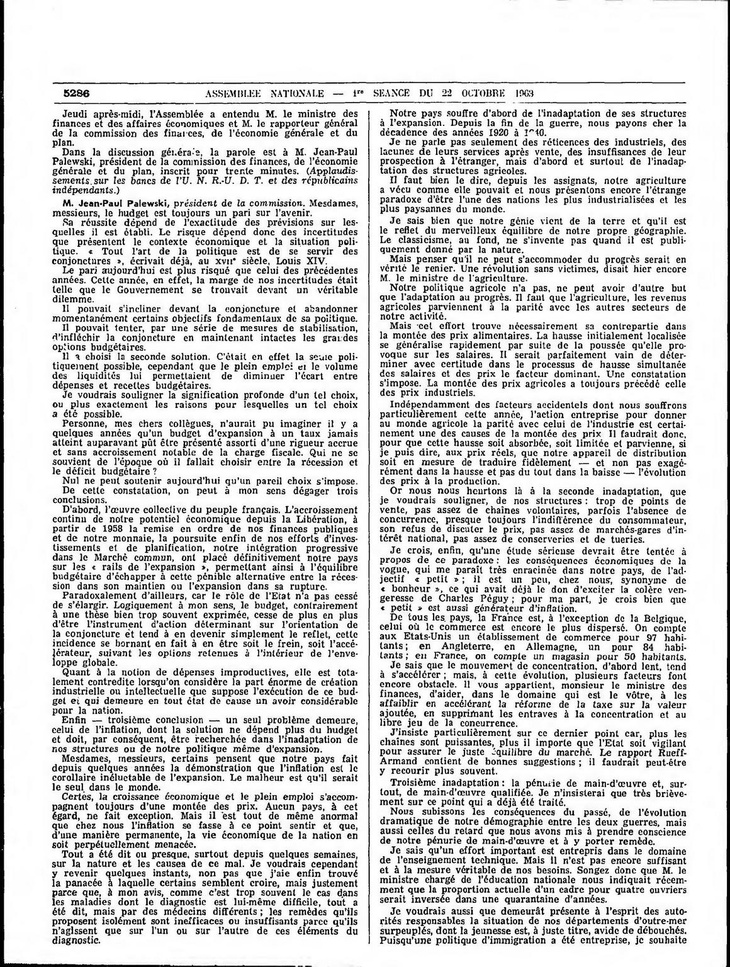
#> input picture 72312379 - Multicolum Page Splitting/pmALU.jpg, 730 x 967 px, shrunk from 1160 x 1536 before the run, found by its file name
$ python main.py
#> lines starting #> are read from the running program, lines starting #| are printed output that depends on the picture; after the words box and inside, x2 and y2 are one past the last pixel; in counts of white or black regions, pixels touching at a corner belong together
# File        :   main.py (Page splitting by columns)
# Version     :   1.0.0
# Description :   Script that splits a scanned page into its columns
#                 Answer for: https://stackoverflow.com/q/72309686/12728244
# Date:       :   May 19, 2022
# Author      :   Ricardo Acevedo-Avila (racevedoaa@gmail.com)
# License     :   Creative Commons CC0

import numpy as np
import cv2


# Reads image via OpenCV:
def readImage(imagePath):
    # Loads image:
    inputImage = cv2.imread(imagePath)
    # Checks if image was successfully loaded:
    if inputImage is None:
        print("readImage>> Error: Could not load Input image.")
    return inputImage


# Defines a re-sizable image window:
def showImage(imageName, inputImage):
    cv2.namedWindow(imageName, cv2.WINDOW_NORMAL)
    cv2.imshow(imageName, inputImage)
    cv2.waitKey(0)


# Writes an PGN image:
def writeImage(imagePath, inputImage):
    imagePath = imagePath + ".png"
    cv2.imwrite(imagePath, inputImage, [cv2.IMWRITE_PNG_COMPRESSION, 0])
    print("Wrote Image: " + imagePath)


# Clamps an integer to a valid range:
def clamp(val, minval, maxval):
    if val < minval: return minval
    if val > maxval: return maxval
    return val


# Image path
path = "D://opencvImages//"
fileName = "pmALU.jpg"

# Reading an image in default mode:
inputImage = cv2.imread(path + fileName)
#> inputImage is the input picture: shape (967, 730, 3); min 0, max 255, mean 210.5

# To grayscale:
grayImage = cv2.cvtColor(inputImage, cv2.COLOR_BGR2GRAY)

# Otsu Threshold:
_, binaryImage = cv2.threshold(grayImage, 0, 255, cv2.THRESH_OTSU)
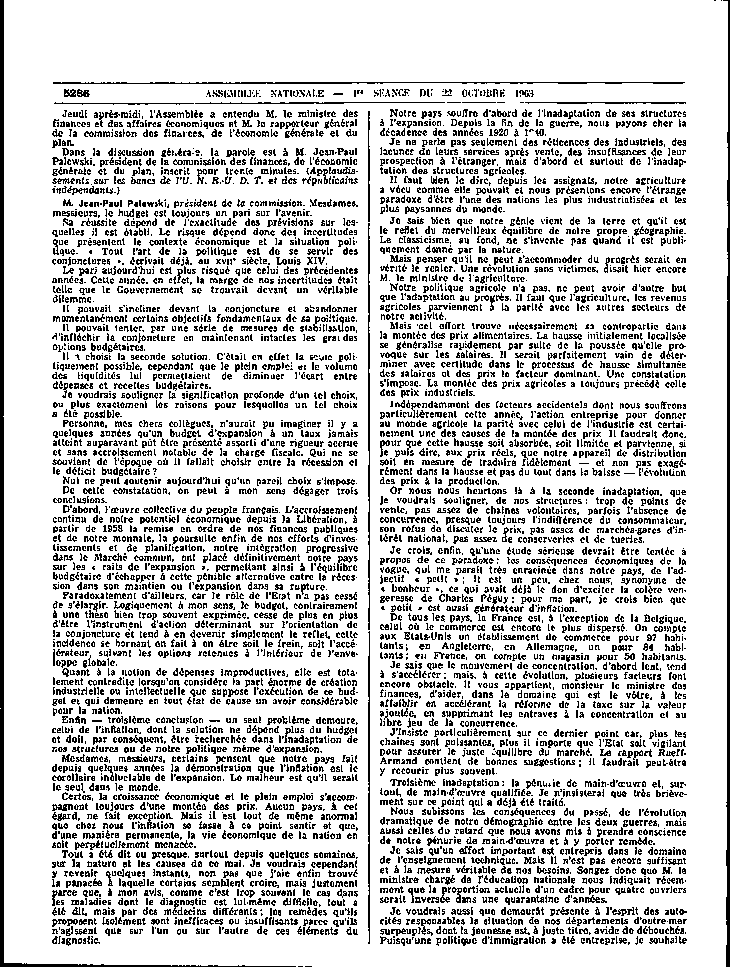
#> binaryImage: shape (967, 730); 79.9% white; black in thin lines or dots

# Show the image:
showImage("binaryImage", binaryImage)

# Get image dimensions:
(imageHeight, imageWidth) = binaryImage.shape[:2]
#> imageHeight = 967; imageWidth = 730

# Set middle ROI dimensions:
middleVertical = 0.5 * imageHeight
#> middleVertical = 483.5
roiWidth = imageWidth
#> roiWidth = 730
roiHeight = int(0.1 * imageHeight)
#> roiHeight = 96
middleRoiVertical = 0.5 * roiHeight
#> middleRoiVertical = 48
roiY = int(0.5 * imageHeight - middleRoiVertical)
#> roiY = 435

# Draw ROI on original image:
binaryColor = cv2.cvtColor(binaryImage, cv2.COLOR_GRAY2BGR)
#> binaryColor: shape (967, 730, 3); 79.9% white; black in thin lines or dots
cv2.rectangle(binaryColor, (0, roiY), (imageWidth, roiY + roiHeight), (0, 0, 255), 10)
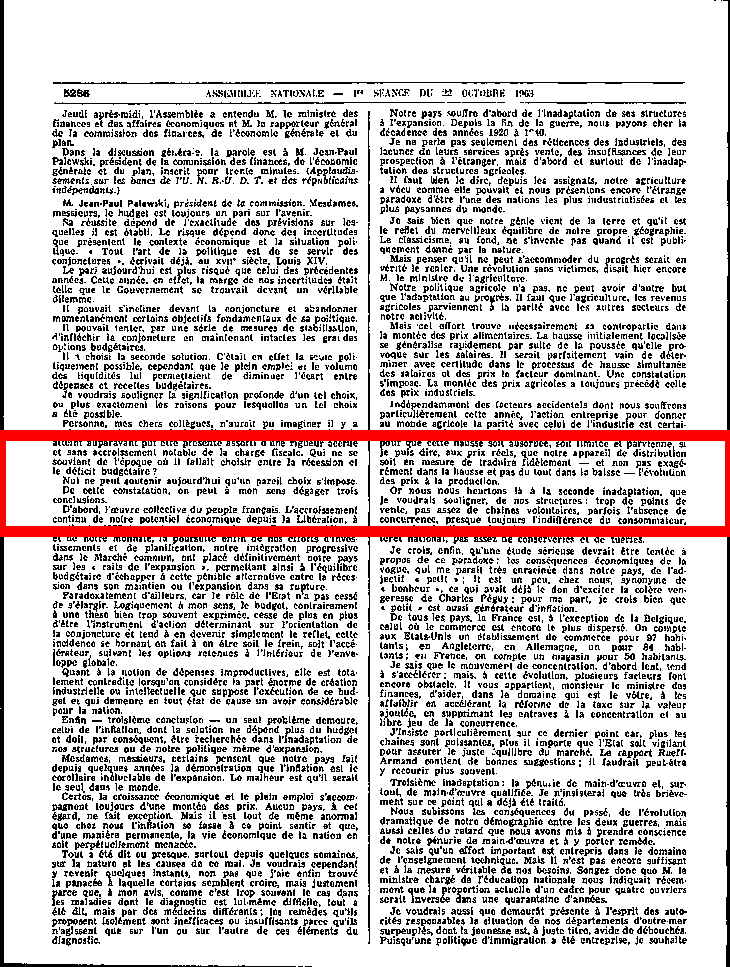
#> binaryColor: shape (967, 730, 3); mean B, G, R 199.1, 199.1, 205.3
# Show the image:
showImage("binaryColor", binaryColor)

# Slice the ROI:
middleRoi = binaryImage[roiY:roiY + roiHeight, 0:imageWidth]
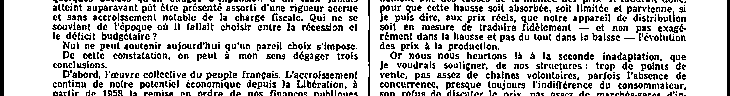
#> middleRoi: shape (96, 730); 77.5% white; black in thin lines or dots
# Show the image:
showImage("middleRoi", middleRoi)

# White rectangle around ROI:
rectangleThickness = int(0.01 * imageHeight)
#> rectangleThickness = 9
cv2.rectangle(middleRoi, (0, 0), (roiWidth, roiHeight), 255, rectangleThickness)
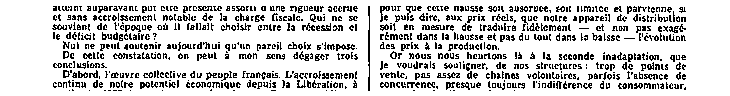
#> middleRoi: shape (96, 730); 81.1% white; black in thin lines or dots, all inside (x1, y1, x2, y2) = (52, 6, 686, 91)
# Show the image:
showImage("middleRoi2", middleRoi)

# Image reduction to a row:
reducedImage = cv2.reduce(middleRoi, 0, cv2.REDUCE_MIN)
# Show the image:
showImage("reducedImage", reducedImage)

# Flood fill at the extreme corners:
fillPositions = [0, imageWidth - 1]
#> fillPositions = [0, 729]

for i in range(len(fillPositions)):
    # Get flood-fill coordinate:
    x = fillPositions[i]
    currentCorner = (x, 0)
    fillColor = 0
    cv2.floodFill(reducedImage, None, currentCorner, fillColor)
    showImage("reducedImage", reducedImage)

writeImage(path+"reducedImageFilled", reducedImage)

# Apply Opening:
kernel = np.ones((3, 3), np.uint8)
reducedImage = cv2.morphologyEx(reducedImage, cv2.MORPH_CLOSE, kernel, iterations=2)
# Show the image:
showImage("reducedImage [Morpho]", reducedImage)

# Get horizontal transitions:
whiteSpaces = np.where(np.diff(reducedImage, prepend=np.nan))[1]

# Color image:
reducedImageColor = cv2.cvtColor(reducedImage, cv2.COLOR_GRAY2BGR)
# Display the transition lines:
for y in range(len(whiteSpaces)):
    x = whiteSpaces[y]
    reducedImageColor[0, x] = (0, 255, 0)
    # Show the image:
    showImage("reducedImageColor", reducedImageColor)

# Crop the image:
colWidth = len(whiteSpaces)
spaceMargin = 0
for x in range(0, colWidth, 2):

    # Get horizontal cropping coordinates:
    if x != colWidth - 1:
        x2 = whiteSpaces[x + 1]
        spaceMargin = (whiteSpaces[x + 2] - whiteSpaces[x + 1]) // 2
    else:
        x2 = imageWidth

    # Set horizontal cropping coordinates:
    x1 = whiteSpaces[x] - spaceMargin
    x2 = x2 + spaceMargin

    print((x1, x2, spaceMargin))

    # Clamp and Crop original input:
    x1 = clamp(x1, 0, imageWidth)
    x2 = clamp(x2, 0, imageWidth)

    print((x1, x2, spaceMargin))

    currentCrop = inputImage[0:imageHeight, x1:x2]
    # Show the image:
    showImage("currentCrop", currentCrop)
